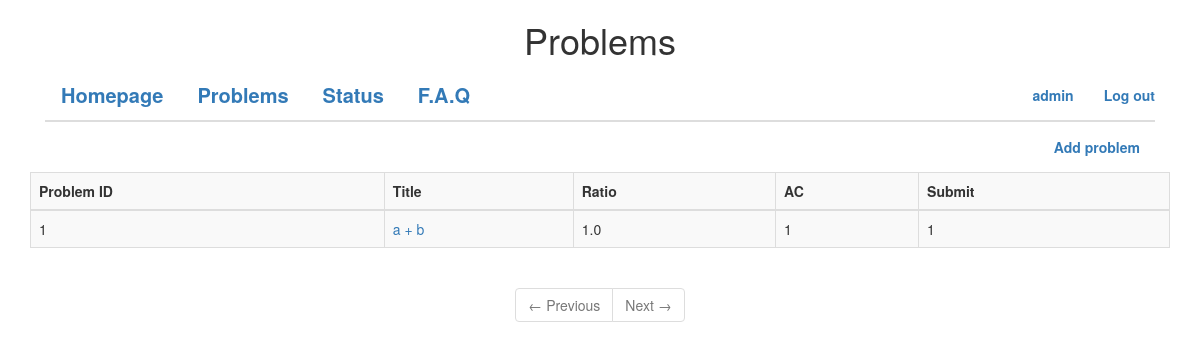
Page /problems/ (signed in) on the committed database.
### App/models.py (models this page shows, shortened)
class User(db.Model):
    id = db.Column(db.Integer)
    userid = db.Column(db.String(20), primary_key = True, unique = True)
    nickname = db.Column(db.String(20))
    password = db.Column(db.String(20), index = True)
    role = db.Column(db.Boolean)
    email = db.Column(db.String(100), unique = True)
    accnt = db.Column(db.Integer, default = 0)
    submission = db.Column(db.Integer, default = 0)
    def is_authenticated(self):
        return True

class Problem(db.Model):
    id = db.Column(db.Integer, primary_key = True, unique = True)
    title = db.Column(db.String(300))
    description = db.Column(db.String(9999))
    pbinput = db.Column(db.String(9999))
    pboutput = db.Column(db.String(9999))
    sinput = db.Column(db.String(9999))
    soutput = db.Column(db.String(9999))
    hint = db.Column(db.String(9999))
    ratio = db.Column(db.Float, default = 0.0)
    accnt = db.Column(db.Integer, default = 0)
    submitcnt = db.Column(db.Integer, default = 0)
    timelmt = db.Column(db.Integer)
    memorylmt = db.Column(db.Integer)

### App/view.py (the view)
@app.route('/problems/')
@app.route('/problems/page=<int:page>')
def Problems(page = 1):
  pbnum = Problem.query.count()
  pagenum = (pbnum - 1) / ITEMS_ON_PAGE + 1
  problemlist = Problem.query.paginate(page, ITEMS_ON_PAGE, False)
  return render_template('problems.html', problemlist = problemlist, page = page, pagenum = pagenum)

### App/view.py (called while the page is built)
@loginmng.user_loader
def load_user(userid):
    return User.query.get(userid)

@app.before_request
def before_request():
  g.user = current_user
  if g.user.is_authenticated():
    g.url = url_for('Profile', userid = g.user.userid)

### App/templates/problems.html (shortened to what this page needs)
<!DOCTYPE html>
<html>
	 <head>
	 	<link href = "../static/css/main.css" rel = "stylesheet">
	 	<link rel="stylesheet" href="../static/css/bootstrap.css">
	 	<center> <h1> Problems </h1> </center>
	 </head>
	 <body>
	 	<div class="container">
		 	<div class="collapse navbar-collapse" >
			 	{% if g.user.is_authenticated() %}
					 <ul class="nav navbar-nav navbar-right">
						<li> <a href = {{ g.url }}> {{ g.user.userid }} </a> </li>
						<li> <a href = "/logout"> Log out </a> </li>
					</ul>
				{% else %}
					<ul class = "nav navbar-nav navbar-right">
						<li> <a href = "/login"> Login </a> </li>
						<li> <a href = "/sign_up"> Sign up </a> </li>
					</ul>
				{% endif %}
				<ul class = "nav nav-tabs">
					<ul class = "nav nav-tabs">
	                <li> <a href = "/"> Homepage </a> </li>
	                <li> <a href = {{ url_for("Problems", page = 1)}}> Problems </a> </li>
	                <li> <a href = {{ url_for("Status", page = 1)}}> Status </a> </li>
	                <li> <a href = "/FAQ/"> F.A.Q </a> </li>
	            </ul>
				</ul>
				<ul class="nav navbar-nav navbar-right">
					<li>  <a href = "/addprb"> Add problem </a> </li>
				</ul>
			</div>
			<table  class="table table-striped table-bordered">
				<thread>
					<tr>
						<th>Problem ID</th>
						<th>Title</th>
						<th>Ratio</th>
						<th>AC</th>
						<th>Submit</th>
					</tr>
				</thread>
				<tbody>
					{% for problem in  problemlist.items %}
					<tr>
						<td> {{ problem.id }} </td>
						<td><a href = {{ url_for("Showprb", problemid = problem.id) }}> {{ problem.title }} </a> </td>
						<td> {{ problem.ratio }} </td>
						<td> {{ problem.accnt }} </td>
						<td> {{ problem.submitcnt }} </td>
					</tr>
					{% endfor %}
				</tbody>
			</table>
	 	</div>
	 	<center>
	 	<nav>
		  <ul class="pagination">
		    {% if problemlist.has_prev %}
	            <li><a href="{{ url_for('Problems', page = problemlist.prev_num) }}">&larr; Previous</a></li>
	        {% else %}
	            <li class = "disabled"><a>&larr; Previous</a></li>
	        {% endif %}
		    {% if problemlist.has_next %}
	            <li><a href="{{ url_for('Problems', page = problemlist.next_num) }}">Next &rarr;</a></li>
	        {% else %}
	            <li class = "disabled"><a>Next &rarr;</a></li>
	        {% endif %}
		  </ul>
		</nav>
		</center>
	 </body>
</html>

### App/static/css/main.css (style rules this page uses)
.nav { font-weight: bold; }
.nav-tabs { font-size: 20px; }

### rows in the picture
User: user.userid "admin"
Problem: id "1", title "a + b", ratio "1.0", accnt "1", submitcnt "1"
